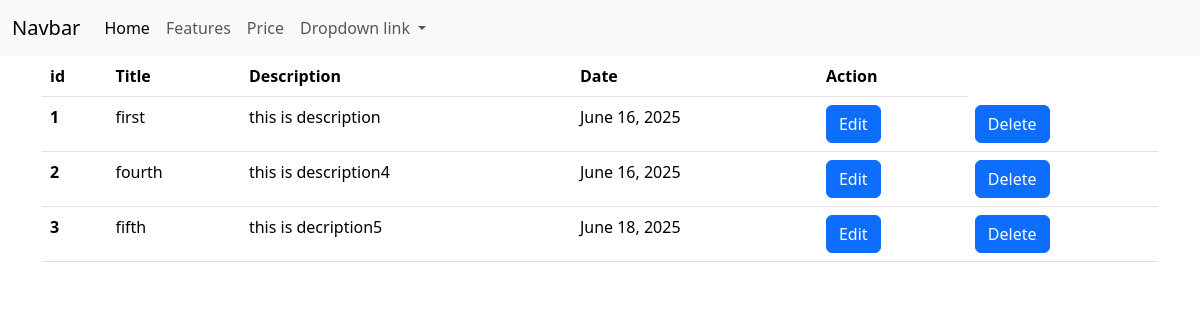
The app's page /note/ with its own data.
### note/models.py (models this page shows, shortened)
class Notes(models.Model):
    title = models.CharField(max_length=50)
    description = models.TextField()
    date = models.DateField(auto_now_add=True)

### note/views.py (the view)
# urls.py: path('note/',note_list),
def note_list(request):
    note=Notes.objects.all()
    context={
        "notes":note
    }
    return render(request,'list.html',context)

### templates/list.html (shortened to what this page needs)
{% extends "base.html" %}
{% block body %}
<div class="container">
    <table class="table">
        <thead>
            <tr>
                <th scope="col">id</th>
                <th scope="col">Title</th>
                <th scope="col">Description</th>
                <th scope="col">Date</th>
                <th scope="col">Action</th>
            </tr>
        </thead>
        <tbody>
            {% for note in notes %}
                <tr>
                <th>{{forloop.counter}}</th>
                <td>{{note.title}}</td>
                <td>{{note.description}}</td>
                <td>{{note.date}}</td>
                <td>
                   <a href='{{note.id}}/edit'  class="btn btn-primary">Edit</a>
                </td>
                <td>
                   <a href='{{note.id}}/delete'  class="btn btn-primary">Delete</a>
                </td>
                </tr>
            {% endfor  %}
        </tbody>
    </table>
</div>
{% endblock body  %}

### records on screen
Notes: title "first", description "this is description", date "June 16, 2025"
Notes: title "fourth", description "this is description4", date "June 16, 2025"
Notes: title "fifth", description "this is decription5", date "June 18, 2025"
